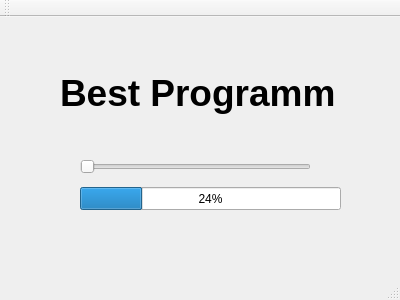
<?xml version="1.0" encoding="UTF-8"?>
<ui version="4.0">
 <class>MainWindow</class>
 <widget class="QMainWindow" name="MainWindow">
  <property name="geometry">
   <rect>
    <x>0</x>
    <y>0</y>
    <width>400</width>
    <height>300</height>
   </rect>
  </property>
  <property name="windowTitle">
   <string>MainWindow</string>
  </property>
  <widget class="QWidget" name="centralWidget">
   <widget class="QProgressBar" name="progressBar">
    <property name="geometry">
     <rect>
      <x>80</x>
      <y>170</y>
      <width>261</width>
      <height>23</height>
     </rect>
    </property>
    <property name="value">
     <number>24</number>
    </property>
   </widget>
   <widget class="QSlider" name="horizontalSlider">
    <property name="geometry">
     <rect>
      <x>80</x>
      <y>140</y>
      <width>231</width>
      <height>20</height>
     </rect>
    </property>
    <property name="orientation">
     <enum>Qt::Horizontal</enum>
    </property>
   </widget>
   <widget class="QLabel" name="label">
    <property name="geometry">
     <rect>
      <x>60</x>
      <y>50</y>
      <width>291</width>
      <height>51</height>
     </rect>
    </property>
    <property name="font">
     <font>
      <pointsize>28</pointsize>
      <weight>75</weight>
      <bold>true</bold>
     </font>
    </property>
    <property name="text">
     <string>Best Programm</string>
    </property>
   </widget>
  </widget>
  <widget class="QMenuBar" name="menuBar">
   <property name="geometry">
    <rect>
     <x>0</x>
     <y>0</y>
     <width>400</width>
     <height>21</height>
    </rect>
   </property>
  </widget>
  <widget class="QToolBar" name="mainToolBar">
   <attribute name="toolBarArea">
    <enum>TopToolBarArea</enum>
   </attribute>
   <attribute name="toolBarBreak">
    <bool>false</bool>
   </attribute>
  </widget>
  <widget class="QStatusBar" name="statusBar"/>
 </widget>
 <layoutdefault spacing="6" margin="11"/>
 <resources/>
 <connections/>
</ui>
